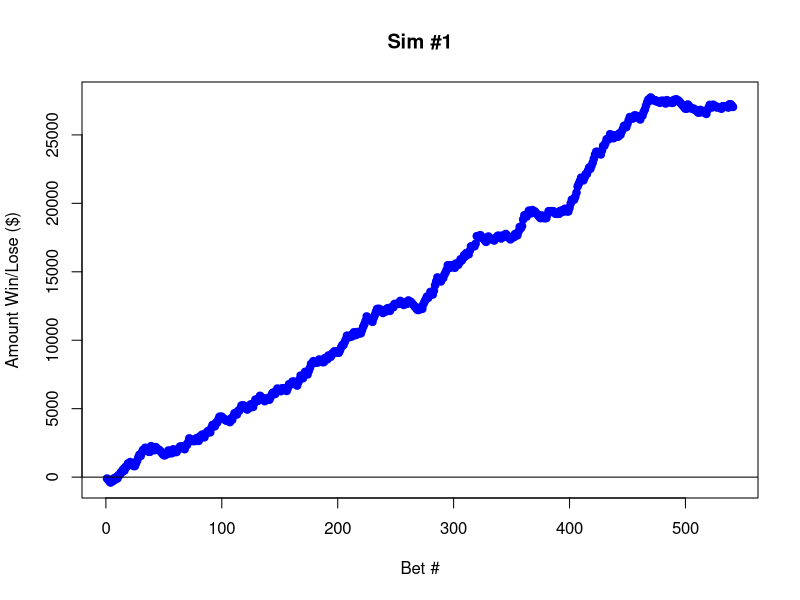
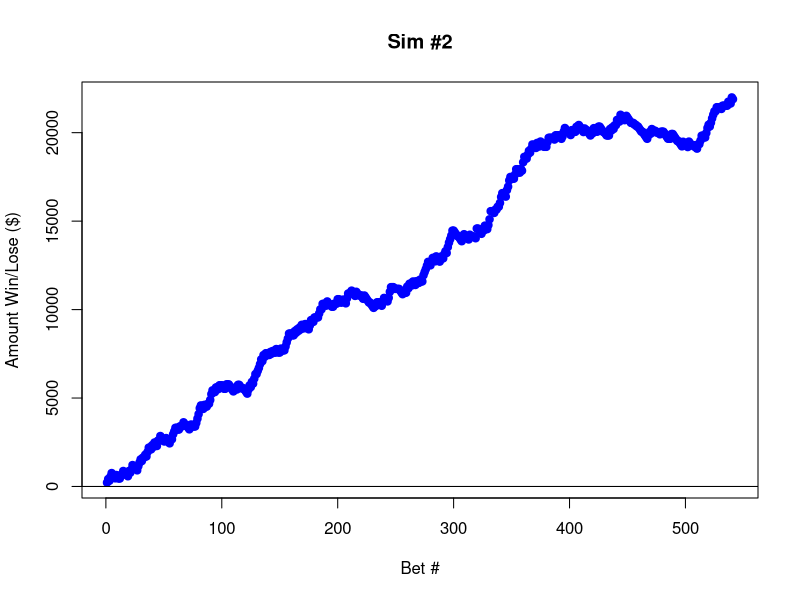
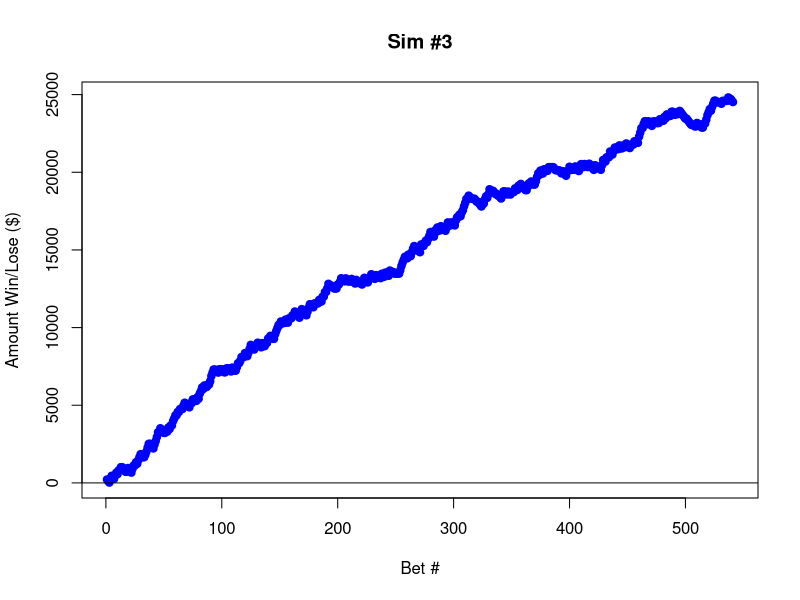
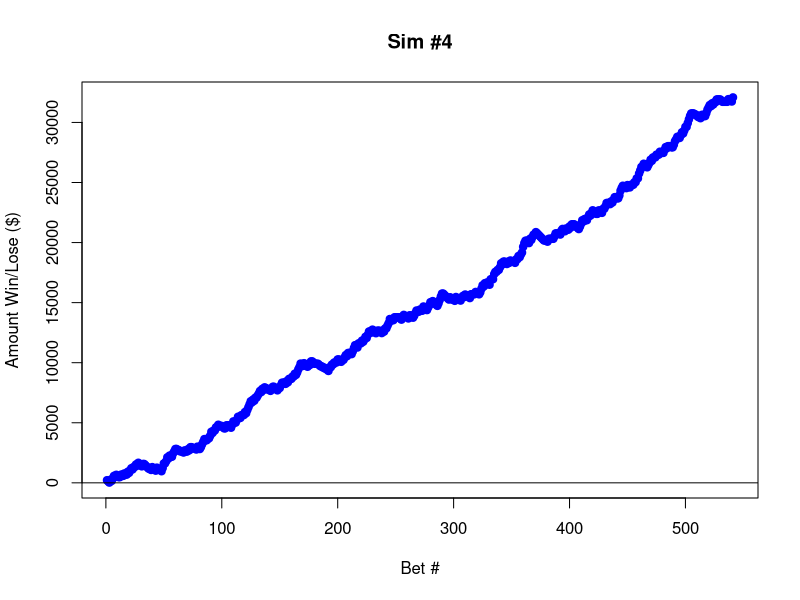
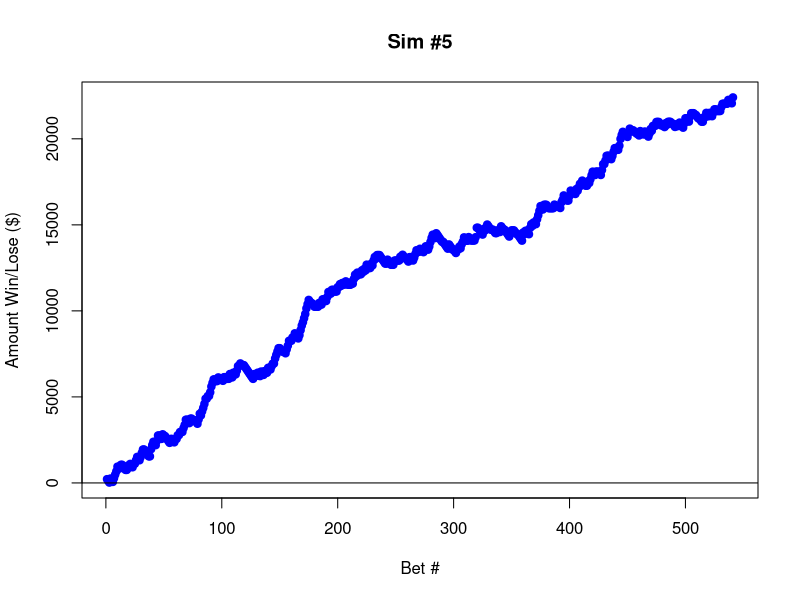
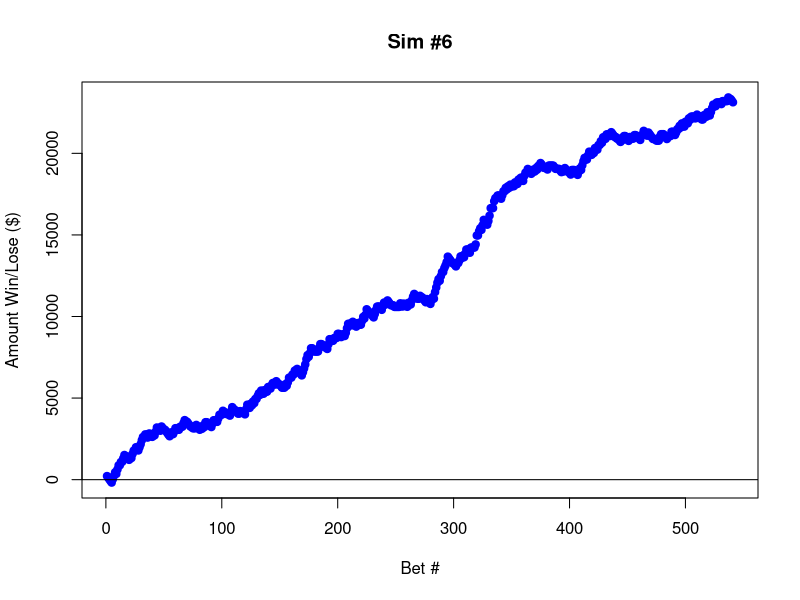
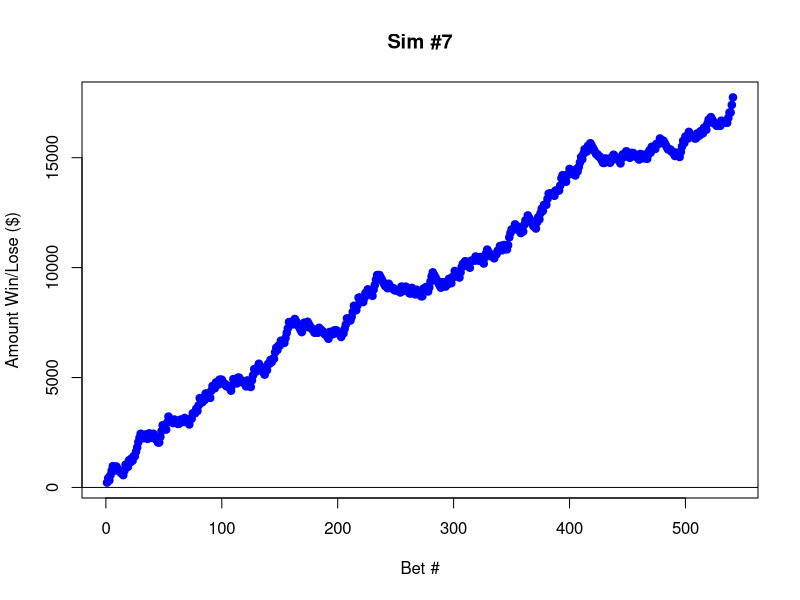
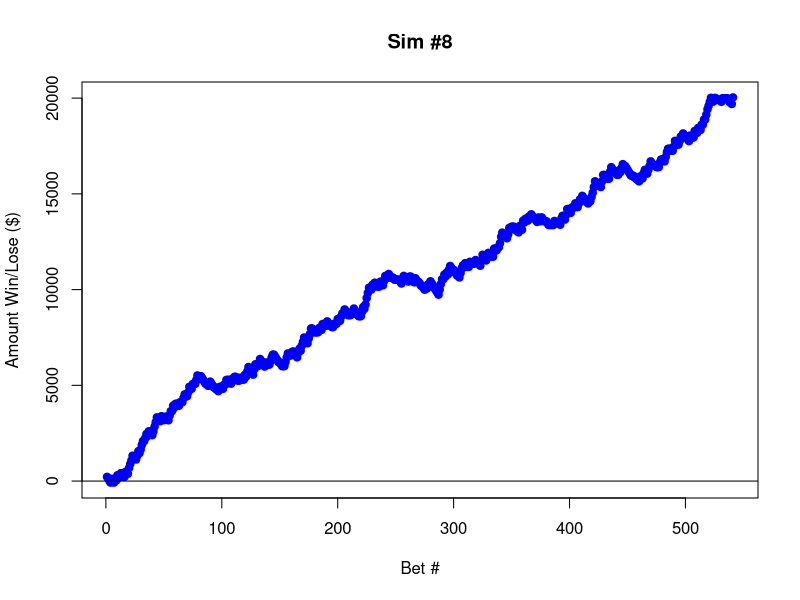

R code for these plots, in order:
library(stringr)
library(lubridate)

calc_payout <- function(ml, bet = 100) {
  payout_neg_ml <- function(ml, bet) (bet / ml) * (ml + 100)
  payout_pos_ml <- function(ml, bet) (bet / 100) * (ml + 100)
  if (ml < 0) payout_neg_ml(abs(ml), bet)
  else payout_pos_ml(ml, bet)
}

calc_ev <- function(p, ml, bet = 100) (p * (calc_payout(ml, bet) - bet)) + ((1 - p) * -bet)

## --- Analysis --- ##

setwd('/home/larry/Github-Public/538-MLB-Predictions/parsed-data')
preds <- read.csv('538-predictions.csv', header = TRUE)
lines <- read.csv('oddsshark-money-lines.csv', header = TRUE)

# Fix the dates
preds$Date.prediction <- ymd(preds$Date.prediction)
preds$Date.game <- ymd(preds$Date.game)
lines$Date.line <- ymd(str_sub(as.character(lines$Date.line), end = -10))
lines$Date.game <- ymd(lines$Date.game)

# This initial analysis will only consider games and lines on a given day
preds <- preds[preds$Date.prediction == preds$Date.game, ]
lines <- lines[lines$Date.line == lines$Date.game, ]
dates <- intersect(unique(preds$Date.game), unique(lines$Date.game))
preds <- preds[preds$Date.game %in% dates, ]
lines <- lines[lines$Date.game %in% dates, ]
lines <- lines[!is.na(lines$Best), ]  # Remove any lines missing all line data

# Merge the prediction and line info into a single data frame
sim <- data.frame()
for (i in 1:nrow(preds)) {
  print(sprintf("Merging prediction #%d", i))
  x <- preds[i, ]
  line1 <- lines[lines$Date.game == x$Date.game & as.character(lines$Team) == as.character(x$Visiting), ]
  line2 <- lines[lines$Date.game == x$Date.game & as.character(lines$Team) == as.character(x$Home), ]
  x$EV.v <- ifelse(nrow(line1) == 1, calc_ev(p = x$Chance.visiting, ml = line1$Best, bet = 100), NA)   # Visiting team
  x$EV.h <- ifelse(nrow(line2) == 1, calc_ev(p = x$Chance.home, ml = line2$Best, bet = 100), NA)       # Home team
  x$ML.v <- ifelse(nrow(line1) == 1, line1$Best, NA)
  x$ML.h <- ifelse(nrow(line2) == 1, line2$Best, NA)
  sim <- rbind(sim, x)
}

# Additional formatting...
sim <- sim[ , c(-1, -8)]
colnames(sim)[5:6] <- c('P.v', 'P.h')
head(sim, 12)

# Run a Monte Carlo sim
for (i in 1:20) {
  sim2 <- data.frame(Rand = runif(nrow(sim)), 
                     Win.v = sapply(sim$ML.v, function(ml) ifelse(is.na(ml), NA, calc_payout(ml))),
                     Win.h = sapply(sim$ML.h, function(ml) ifelse(is.na(ml), NA, calc_payout(ml))),
                     Total = 0)
  
  # Determine which bets would have been placed... 
  ev.cutoff <- 2
  v.bets <- which(sim$EV.v >= ev.cutoff)
  h.bets <- which(sim$EV.h >= ev.cutoff)
  sim2$Total[v.bets] <- ifelse(sim2$Rand[v.bets] <= sim$P.v[v.bets], sim2$Win.v[v.bets], -100)
  sim2$Total[h.bets] <- ifelse(sim2$Rand[h.bets] > sim$P.v[h.bets], sim2$Win.h[h.bets], -100)
  head(sim2, 12)
  
  plot(cumsum(sim2$Total), type = 'b', pch = 19, col = 'blue', main = sprintf("Sim #%d", i),
       xlab = 'Bet #', ylab = 'Amount Win/Lose ($)')
  abline(h = 0)
}
